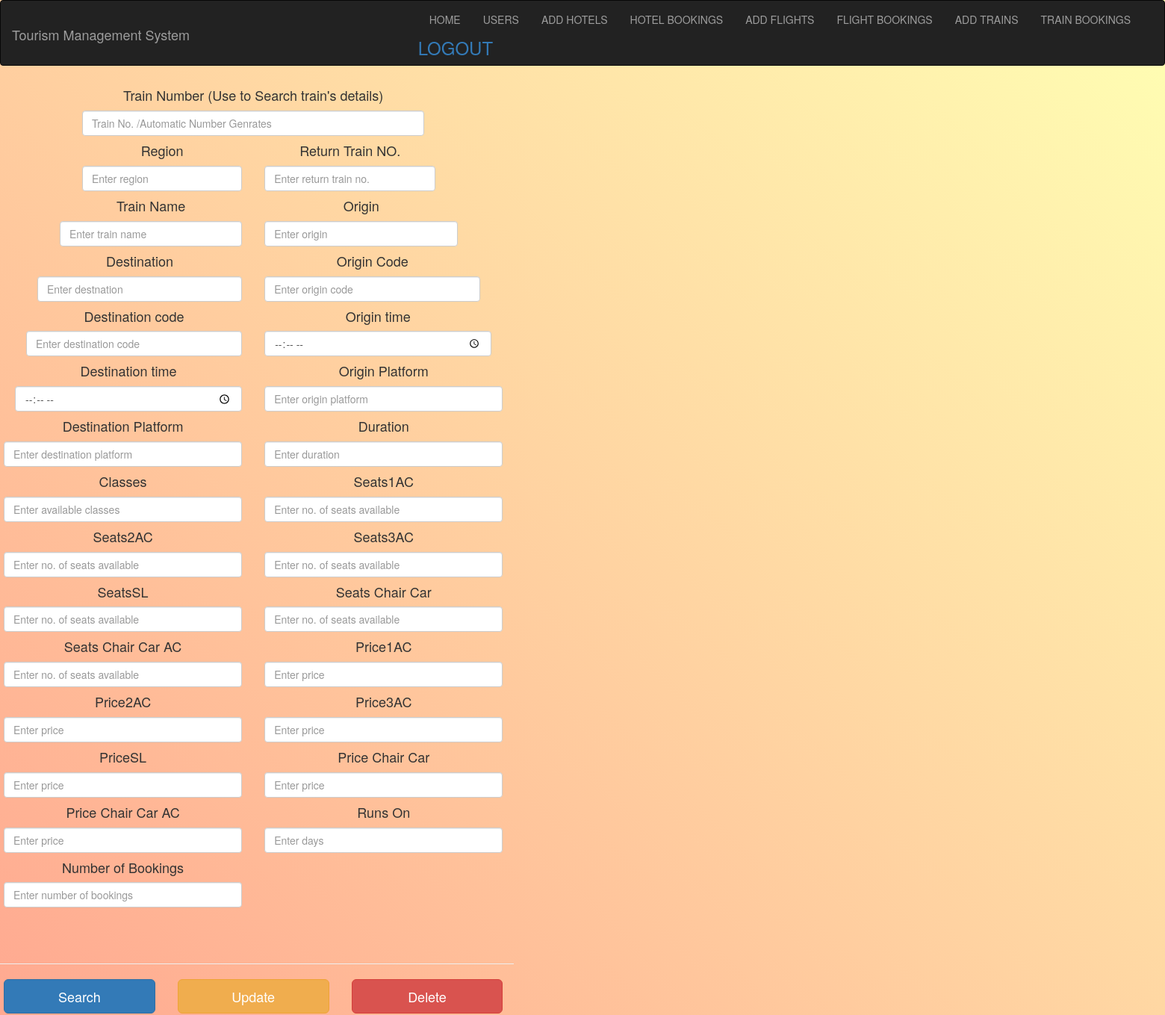
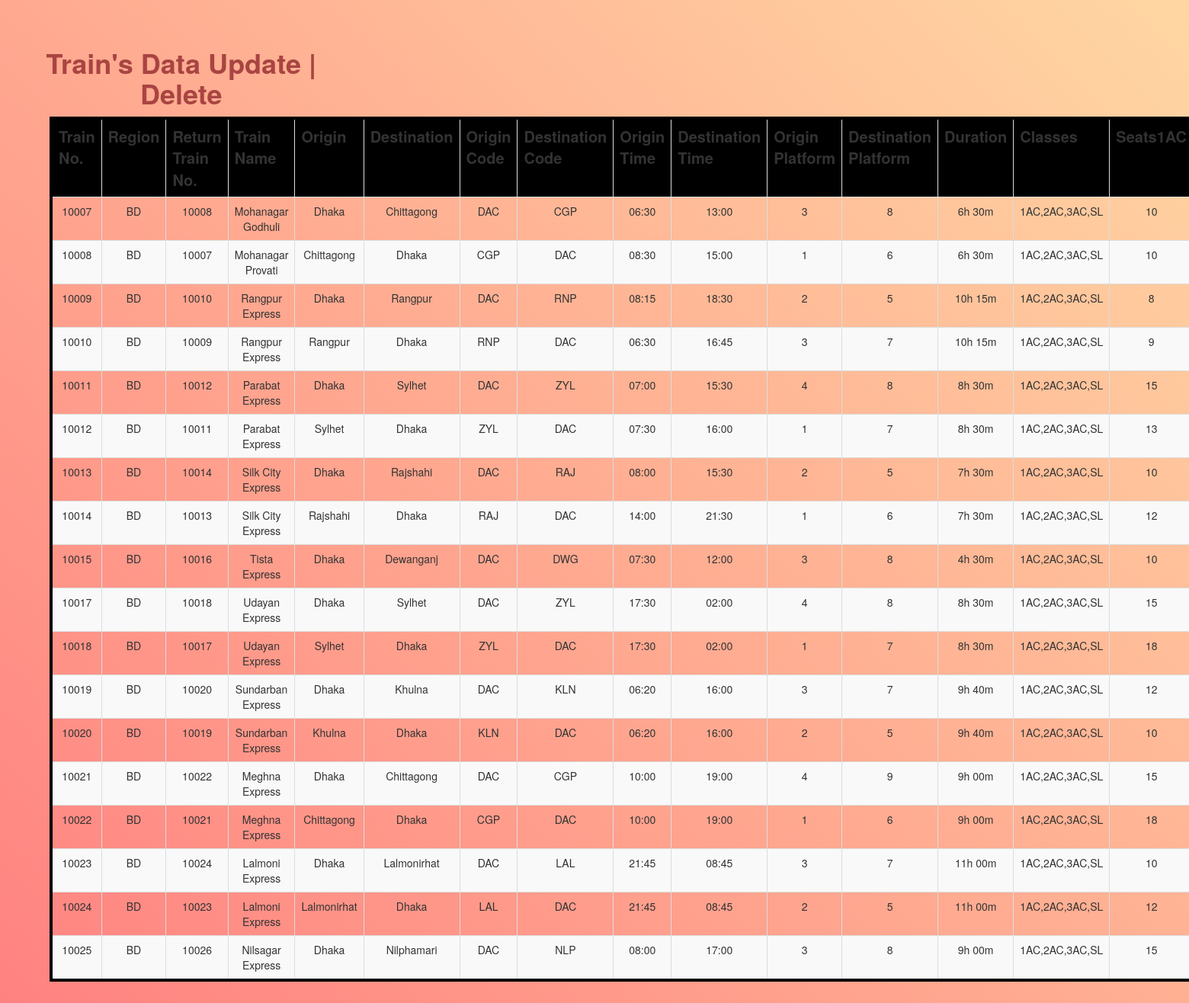
Page /Management/trains_update.php on the committed database (2 pictures, top to bottom).
### tables this page shows
CREATE TABLE `trains` (
  `trainNo` int(10) NOT NULL,
  `region` varchar(10) NOT NULL,
  `returnTrainNo` int(10) NOT NULL,
  `trainName` varchar(100) NOT NULL,
  `origin` varchar(50) NOT NULL,
  `destination` varchar(50) NOT NULL,
  `originCode` varchar(20) NOT NULL,
  `destinationCode` varchar(20) NOT NULL,
  `originTime` varchar(20) NOT NULL,
  `destinationTime` varchar(20) NOT NULL,
  `originPlatform` varchar(10) NOT NULL,
  `destinationPlatform` varchar(10) NOT NULL,
  `duration` varchar(20) NOT NULL,
  `classes` varchar(50) NOT NULL,
  `seats1AC` int(10) NOT NULL,
  `seats2AC` int(10) NOT NULL,
  `seats3AC` int(10) NOT NULL,
  `seatsSL` int(10) NOT NULL,
  `seatsChairCar` int(10) NOT NULL,
  `seatsChairCarAC` int(10) NOT NULL,
  `price1AC` varchar(20) NOT NULL,
  `price2AC` varchar(20) NOT NULL,
  `price3AC` varchar(20) NOT NULL,
  `priceSL` varchar(20) NOT NULL,
  `priceChairCar` varchar(20) NOT NULL,
  `priceChairCarAC` varchar(20) NOT NULL,
  `runsOn` varchar(50) NOT NULL,
  `noOfBookings` int(10) NOT NULL
);

### Management/trains_update.php (the view, shortened to what this page needs)
<!Doctype html>
<html>
<head>
    	<link href="css/bootstrap.min.css" rel="stylesheet">
    	<link href="https://maxcdn.bootstrapcdn.com/font-awesome/4.7.0/css/font-awesome.min.css" rel="stylesheet">
		<link rel="stylesheet" href="https://maxcdn.bootstrapcdn.com/bootstrap/3.3.7/css/bootstrap.min.css">
</head>
<?php
$trainNo="";
$region="";
$returnTrainNo="";
$trainName="";
$origin="";
$destination="";
$originCode="";
$destinationCode="";
$originTime="";
$destinationTime="";
$originPlatform="";
$destinationPlatform="";
$duration="";
$classes="";
$seats1AC="";
$seats2AC="";
$seats3AC="";
$seatsSL="";
$seatsChairCar="";
$seatsChairCarAC="";
$price1AC="";
$price2AC="";
$price3AC="";
$priceSL="";
$priceChairCar="";
$priceChairCarAC="";
$runsOn="";
$noOfBookings="";
?>
<body>
	<div class="container-fliud">
        <nav class="navbar navbar-inverse">
  <div class="container-fluid">
    <div class="navbar-header">
      <h1 class="navbar-brand"> Tourism Management System</h1>
    </div>
     <div class="collapse navbar-collapse" id="nav">
    <ul class="nav navbar-nav" style="float:right">
        <li><a href="Home.php">HOME</a></li>
		<li><a href="users_add.php">USERS</a></li>
              <li><a href="hotels_add.php">ADD HOTELS</a></li>
              <li><a href="hotelbookings_view.php">HOTEL BOOKINGS</a></li>
              <li><a href="flights_add.php">ADD FLIGHTS</a></li>
              <li><a href="flightbookings_view.php">FLIGHT BOOKINGS</a></li>
              <li><a href="trains_add.php">ADD TRAINS</a></li>
              <li><a href="trainbookings_view.php">TRAIN BOOKINGS</a></li>
			  <h3><a href="adminLogout.php">LOGOUT</a></h3>
    </ul>
  </div>
</div>
</nav>
</div>
	  <div class="container-fluid" >
	  <div class="row mx-5 my-5" style="margin-left:80px;text-align:center;">
	    <div class="col-lg-4">
<form method ="post"   action="">
  <h4>Train Number (Use to Search train's details)</h4>
  <input type="number" name="trainNo"  class="form-control" placeholder="Train No. /Automatic Number Genrates" value="<?php echo($trainNo);?>">
  <div class="form-group row">
	<div class="col-xs-6">
		<h4>Region</h4>
	<input type="text" name="region" class="form-control" placeholder="Enter region" value="<?php echo($region);?>">
</div>
<div class="form-group row">
	<div class="col-xs-6">
		<h4>Return Train NO.</h4>
	<input type="number" name="returnTrainNO" class="form-control" placeholder="Enter return train no." value="<?php echo($returnTrainNo);?>">
</div>
<div class="form-group row">
	<div class="col-xs-6">
		<h4>Train Name</h4>
	<input type="text" name="trainName" class="form-control" placeholder="Enter train name" value="<?php echo($trainName);?>">
</div>
<div class="form-group row">
	<div class="col-xs-6">
		<h4>Origin</h4>
	<input type="text" name="origin" class="form-control" placeholder="Enter origin" value="<?php echo($origin);?>">
</div>
<div class="form-group row">
	<div class="col-xs-6">
		<h4>Destination</h4>
	<input type="text" name="destination" class="form-control" placeholder="Enter destnation" value="<?php echo($destination);?>">
</div>
	<div class="form-group row">
	<div class="col-xs-6">
		<h4>Origin Code</h4>
	<input type="text" name="originCode" class="form-control" placeholder="Enter origin code" value="<?php echo($originCode);?>">
</div>
<div class="col-xs-6">
	<h4>Destination code</h4>
	<input type="text" name="destinationCode" class="form-control" placeholder="Enter destination code" value="<?php echo($destinationCode);?>">
</div>
<div class="form-group row">
	<div class="col-xs-6">
		<h4>Origin time</h4>
	<input type="time" name="originTime" class="form-control" placeholder="Enter origin time" value="<?php echo($originTime);?>">
</div>
<div class="col-xs-6">
	<h4>Destination time</h4>
	<input type="time" name="destinationTime" class="form-control" placeholder="Enter destination time" value="<?php echo($destinationTime);?>">
</div>
<div class="form-group row">
	<div class="col-xs-6">
		<h4>Origin Platform</h4>
	<input type="text" name="originPlatform" class="form-control" placeholder="Enter origin platform" value="<?php echo($originPlatform);?>">
</div>
<div class="col-xs-6">
	<h4>Destination Platform</h4>
	<input type="text" name="destinationPlatform" class="form-control" placeholder="Enter destination platform" value="<?php echo($destinationPlatform);?>">
</div>
<div class="col-xs-6">
	<h4>Duration</h4>
	<input type="text" name="duration" class="form-control" placeholder="Enter duration" value="<?php echo($duration);?>">
</div>
<div class="col-xs-6">
<h4>Classes</h4>
	<input type="text" name="classes" class="form-control" placeholder="Enter available classes" value="<?php echo($classes);?>">
</div>
<div class="col-xs-6">
	<h4>Seats1AC</h4>
	<input type="number" class="form-control" name="seats1AC"  placeholder="Enter no. of seats available" value="<?php echo($seats1AC);?>">
</div>
<div class="col-xs-6">
	<h4>Seats2AC</h4>
	<input type="number" class="form-control" name="seats2AC"  placeholder="Enter no. of seats available" value="<?php echo($seats2AC);?>">
</div>
<div class="col-xs-6">
	<h4>Seats3AC</h4>
	<input type="number" class="form-control" name="seats3AC"  placeholder="Enter no. of seats available" value="<?php echo($seats3AC);?>">
</div>
<div class="col-xs-6">
	<h4>SeatsSL</h4>
	<input type="number" class="form-control" name="seatsSL"  placeholder="Enter no. of seats available" value="<?php echo($seatsSL);?>">
</div>
<div class="col-xs-6">
	<h4>Seats Chair Car</h4>
	<input type="number" class="form-control" name="seatsChairCar"  placeholder="Enter no. of seats available" value="<?php echo($seatsChairCar);?>">
</div>
<div class="col-xs-6">
	<h4>Seats Chair Car AC</h4>
	<input type="number" class="form-control" name="seatsChairCarAC"  placeholder="Enter no. of seats available" value="<?php echo($seatsChairCarAC);?>">
</div>
<div class="col-xs-6">
	<h4>Price1AC</h4>
	<input type="number" class="form-control" name="price1AC"  placeholder="Enter price" value="<?php echo($price1AC);?>">
</div>
<div class="col-xs-6">
	<h4>Price2AC</h4>
	<input type="number" class="form-control" name="price2AC"  placeholder="Enter price" value="<?php echo($price2AC);?>">
</div>
<div class="col-xs-6">
	<h4>Price3AC</h4>
	<input type="number" class="form-control" name="price3AC"  placeholder="Enter price" value="<?php echo($price3AC);?>">
</div>
<div class="col-xs-6">
	<h4>PriceSL</h4>
	<input type="number" class="form-control" name="priceSL"  placeholder="Enter price" value="<?php echo($priceSL);?>">
</div>
<div class="col-xs-6">
	<h4>Price Chair Car</h4>
	<input type="number" class="form-control" name="priceChairCar"  placeholder="Enter price" value="<?php echo($priceChairCar);?>">
</div>
<div class="col-xs-6">
	<h4>Price Chair Car AC</h4>
	<input type="number" class="form-control" name="priceChairCarAC"  placeholder="Enter price" value="<?php echo($priceChairCarAC);?>">
</div>
<div class="col-xs-6">
	<h4>Runs On</h4>
	<input type="text" class="form-control" name="runsOn"  placeholder="Enter days" value="<?php echo($runsOn);?>">
</div>
<div class="col-xs-6">
	<h4>Number of Bookings</h4>
<input type="number" name="noOfBookings" class="form-control" placeholder="Enter number of bookings" value="<?php echo($noOfBookings);?>">
</div>
</div>
<br>
<br>
		<div class="form-group row">
		<hr/>
		<div class="col-xs-4">
				<input type="submit" class="btn btn-primary btn-block btn-lg" name="search" value="Search">
			</div>
			<div class="col-xs-4">
					<input type="submit" class="btn btn-warning btn-block btn-lg" name="update" value="Update">
				</div>
				<div class="col-xs-4">
		<input type="submit" class="btn btn-danger btn-block btn-lg" name="delete" value="Delete">
	</div>
</div>
</form>
</div>
</div>
    <div class="col-lg-8">
			<h1 class="text-danger text-center" style="font-weight:bold">Train's Data Update | Delete </h1>
<?php
$servername = "localhost";
$username = "root";
$password = "";
$dbname = "projectmeteor";
$conn = new mysqli($servername, $username, $password, $dbname);
$sql = "SELECT trainNo,region,returnTrainNo,trainName,origin,destination,originCode,destinationCode,originTime,destinationTime,originPlatform,destinationPlatform,duration,classes,seats1AC,seats2AC,seats3AC,seatsSL,seatsChairCar,seatsChairCarAC,price1AC,price2AC,price3AC,priceSL,priceChairCar,priceChairCarAC,runsOn,noOfBookings FROM trains";
$result = $conn->query($sql);
echo "<div class='col-xs-6'>
<table class='table table-striped table-bordered table-hover py-5' style='width:200%; border: 4px solid black; text:white; text-align: center;'>
<tr class='text-centre text-white'style='font-size:20px; background:black;'>
<th>Train No.</th>
<th>Region</th>
<th>Return Train No.</th>
<th>Train Name</th>
<th>Origin</th>
<th>Destination</th>
<th>Origin Code</th>
<th>Destination Code</th>
<th>Origin Time</th>
<th>Destination Time</th>
<th>Origin Platform</th>
<th>Destination Platform</th>
<th>Duration</th>
<th>Classes</th>
<th>Seats1AC</th>
<th>Seats2AC</th>
<th>Seats3AC</th>
<th>SeatsSL</th>
<th>SeatsChairCar</th>
<th>SeatsChairCarAC</th>
<th>price1AC</th>
<th>price2AC</th>
<th>price3AC</th>
<th>priceSL</th>
<th>priceChairCar</th>
<th>priceChairCarAC</th>
<th>runsOn</th>
<th>No. of bookings</th>
</tr>
</div>";
if ($result->num_rows > 0) {
    while($row = $result->fetch_assoc()) {
       echo "<tr>";
echo "<td>" . $row['trainNo'] . "</td>";
echo "<td>" . $row['region'] . "</td>";
echo "<td>" . $row['returnTrainNo'] . "</td>";
echo "<td>" . $row['trainName'] . "</td>";
echo "<td>" . $row['origin'] . "</td>";
echo "<td>" . $row['destination'] . "</td>";
echo "<td>" . $row['originCode'] . "</td>";
echo "<td>" . $row['destinationCode'] . "</td>";
echo "<td>" . $row['originTime'] . "</td>";
echo "<td>" . $row['destinationTime'] . "</td>";
echo "<td>" . $row['originPlatform'] . "</td>";
echo "<td>" . $row['destinationPlatform'] . "</td>";
echo "<td>" . $row['duration'] . "</td>";
echo "<td>" . $row['classes'] . "</td>";
echo "<td>" . $row['seats1AC'] . "</td>";
echo "</tr>";
    }
} else {
    echo "0 results";
}
?>
</div>
</div>
</body>
</html>

### Management/trains_update.php (style rules this page uses)
body { background: linear-gradient(45deg, #ff8080, #ffffb3); height: 100%; margin: 0; background-repeat: no-repeat; background-attachment: fixed; width:100%; }

### rows in the picture
trains: trainNo "10007", region "BD", returnTrainNo "10008", trainName "Mohanagar Godhuli", origin "Dhaka", destination "Chittagong", originCode "DAC", destinationCode "CGP", originTime "06:30", destinationTime "13:00", originPlatform "3", destinationPlatform "8", duration "6h 30m", classes "1AC,2AC,3AC,SL", seats1AC "10"
trains: trainNo "10008", region "BD", returnTrainNo "10007", trainName "Mohanagar Provati", origin "Chittagong", destination "Dhaka", originCode "CGP", destinationCode "DAC", originTime "08:30", destinationTime "15:00", originPlatform "1", destinationPlatform "6", duration "6h 30m", classes "1AC,2AC,3AC,SL", seats1AC "10"
trains: trainNo "10009", region "BD", returnTrainNo "10010", trainName "Rangpur Express", origin "Dhaka", destination "Rangpur", originCode "DAC", destinationCode "RNP", originTime "08:15", destinationTime "18:30", originPlatform "2", destinationPlatform "5", duration "10h 15m", classes "1AC,2AC,3AC,SL", seats1AC "8"
trains: trainNo "10010", region "BD", returnTrainNo "10009", trainName "Rangpur Express", origin "Rangpur", destination "Dhaka", originCode "RNP", destinationCode "DAC", originTime "06:30", destinationTime "16:45", originPlatform "3", destinationPlatform "7", duration "10h 15m", classes "1AC,2AC,3AC,SL", seats1AC "9"
trains: trainNo "10011", region "BD", returnTrainNo "10012", trainName "Parabat Express", origin "Dhaka", destination "Sylhet", originCode "DAC", destinationCode "ZYL", originTime "07:00", destinationTime "15:30", originPlatform "4", destinationPlatform "8", duration "8h 30m", classes "1AC,2AC,3AC,SL", seats1AC "15"
trains: trainNo "10012", region "BD", returnTrainNo "10011", trainName "Parabat Express", origin "Sylhet", destination "Dhaka", originCode "ZYL", destinationCode "DAC", originTime "07:30", destinationTime "16:00", originPlatform "1", destinationPlatform "7", duration "8h 30m", classes "1AC,2AC,3AC,SL", seats1AC "13"
trains: trainNo "10013", region "BD", returnTrainNo "10014", trainName "Silk City Express", origin "Dhaka", destination "Rajshahi", originCode "DAC", destinationCode "RAJ", originTime "08:00", destinationTime "15:30", originPlatform "2", destinationPlatform "5", duration "7h 30m", classes "1AC,2AC,3AC,SL", seats1AC "10"
trains: trainNo "10014", region "BD", returnTrainNo "10013", trainName "Silk City Express", origin "Rajshahi", destination "Dhaka", originCode "RAJ", destinationCode "DAC", originTime "14:00", destinationTime "21:30", originPlatform "1", destinationPlatform "6", duration "7h 30m", classes "1AC,2AC,3AC,SL", seats1AC "12"
trains: trainNo "10015", region "BD", returnTrainNo "10016", trainName "Tista Express", origin "Dhaka", destination "Dewanganj", originCode "DAC", destinationCode "DWG", originTime "07:30", destinationTime "12:00", originPlatform "3", destinationPlatform "8", duration "4h 30m", classes "1AC,2AC,3AC,SL", seats1AC "10"
trains: trainNo "10017", region "BD", returnTrainNo "10018", trainName "Udayan Express", origin "Dhaka", destination "Sylhet", originCode "DAC", destinationCode "ZYL", originTime "17:30", destinationTime "02:00", originPlatform "4", destinationPlatform "8", duration "8h 30m", classes "1AC,2AC,3AC,SL", seats1AC "15"
trains: trainNo "10018", region "BD", returnTrainNo "10017", trainName "Udayan Express", origin "Sylhet", destination "Dhaka", originCode "ZYL", destinationCode "DAC", originTime "17:30", destinationTime "02:00", originPlatform "1", destinationPlatform "7", duration "8h 30m", classes "1AC,2AC,3AC,SL", seats1AC "18"
trains: trainNo "10019", region "BD", returnTrainNo "10020", trainName "Sundarban Express", origin "Dhaka", destination "Khulna", originCode "DAC", destinationCode "KLN", originTime "06:20", destinationTime "16:00", originPlatform "3", destinationPlatform "7", duration "9h 40m", classes "1AC,2AC,3AC,SL", seats1AC "12"
trains: trainNo "10020", region "BD", returnTrainNo "10019", trainName "Sundarban Express", origin "Khulna", destination "Dhaka", originCode "KLN", destinationCode "DAC", originTime "06:20", destinationTime "16:00", originPlatform "2", destinationPlatform "5", duration "9h 40m", classes "1AC,2AC,3AC,SL", seats1AC "10"
trains: trainNo "10021", region "BD", returnTrainNo "10022", trainName "Meghna Express", origin "Dhaka", destination "Chittagong", originCode "DAC", destinationCode "CGP", originTime "10:00", destinationTime "19:00", originPlatform "4", destinationPlatform "9", duration "9h 00m", classes "1AC,2AC,3AC,SL", seats1AC "15"
trains: trainNo "10022", region "BD", returnTrainNo "10021", trainName "Meghna Express", origin "Chittagong", destination "Dhaka", originCode "CGP", destinationCode "DAC", originTime "10:00", destinationTime "19:00", originPlatform "1", destinationPlatform "6", duration "9h 00m", classes "1AC,2AC,3AC,SL", seats1AC "18"
trains: trainNo "10023", region "BD", returnTrainNo "10024", trainName "Lalmoni Express", origin "Dhaka", destination "Lalmonirhat", originCode "DAC", destinationCode "LAL", originTime "21:45", destinationTime "08:45", originPlatform "3", destinationPlatform "7", duration "11h 00m", classes "1AC,2AC,3AC,SL", seats1AC "10"
trains: trainNo "10024", region "BD", returnTrainNo "10023", trainName "Lalmoni Express", origin "Lalmonirhat", destination "Dhaka", originCode "LAL", destinationCode "DAC", originTime "21:45", destinationTime "08:45", originPlatform "2", destinationPlatform "5", duration "11h 00m", classes "1AC,2AC,3AC,SL", seats1AC "12"
trains: trainNo "10025", region "BD", returnTrainNo "10026", trainName "Nilsagar Express", origin "Dhaka", destination "Nilphamari", originCode "DAC", destinationCode "NLP", originTime "08:00", destinationTime "17:00", originPlatform "3", destinationPlatform "8", duration "9h 00m", classes "1AC,2AC,3AC,SL", seats1AC "15"
